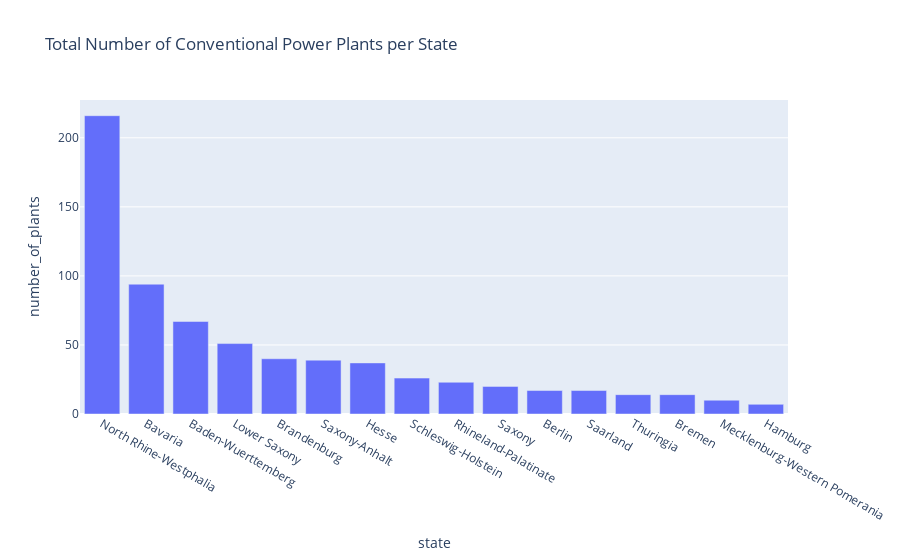

Source (notebook cell):
### Markdown cell above
#### Bar Chart: Total Number of Conventional Power Plants per State

### Code cell
# Create a bar chart showing the total number of power plants per state
fig = px.bar(
    conv_total_plants_state,
    x='state',
    y='number_of_plants',
    title='Total Number of Conventional Power Plants per State'
)
fig.show()

### Figure 1 — Plotly figure (JSON) as saved in the notebook; plotly's stock layout.template omitted (floating-point values rounded to 4 significant figures)
{"data": [{"hovertemplate": "state=%{x}<br>number_of_plants=%{y}<extra></extra>", "legendgroup": "", "marker": {"color": "#636efa", "pattern": {"shape": ""}}, "name": "", "orientation": "v", "showlegend": false, "textposition": "auto", "type": "bar", "x": ["North Rhine-Westphalia", "Bavaria", "Baden-Wuerttemberg", "Lower Saxony", "Brandenburg", "Saxony-Anhalt", "Hesse", "Schleswig-Holstein", "Rhineland-Palatinate", "Saxony", "Berlin", "Saarland", "Thuringia", "Bremen", "Mecklenburg-Western Pomerania", "Hamburg"], "xaxis": "x", "y": [216, 94, 67, 51, 40, 39, 37, 26, 23, 20, 17, 17, 14, 14, 10, 7], "yaxis": "y"}], "layout": {"autosize": true, "barmode": "relative", "legend": {"tracegroupgap": 0}, "title": {"text": "Total Number of Conventional Power Plants per State"}, "xaxis": {"anchor": "y", "autorange": true, "domain": [0, 1], "range": [-0.5, 15.5], "title": {"text": "state"}, "type": "category"}, "yaxis": {"anchor": "x", "autorange": true, "domain": [0, 1], "range": [0, 227.4], "title": {"text": "number_of_plants"}, "type": "linear"}}}
